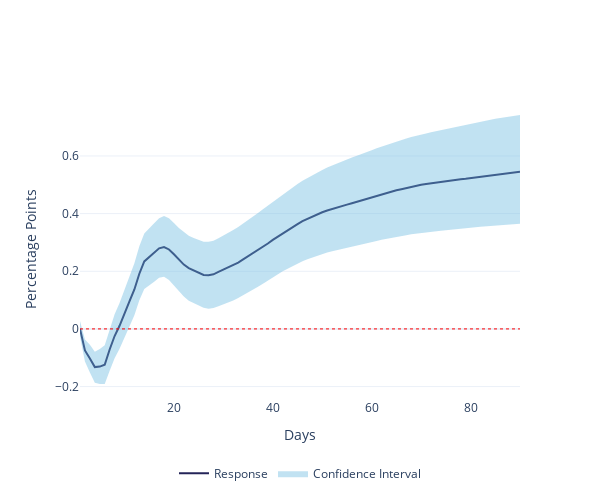

Write notebook code for a chart like this one.
### Code cell
inflation_sentiment_30 = plot_irf(irf_inf_sent_30.loc[0:90, :], y_axis_name='Percentage Points')
inflation_sentiment_30.write_image('./images/inflation_sentiment_30.png', format='png', scale=5)

### Figure 1 — Plotly figure (JSON) as saved in the notebook; plotly's stock layout.template omitted (floating-point values rounded to 4 significant figures; data arrays with more than 128 entries replaced by an {"elided": "..."} marker saying what was removed)
{"data": [{"line": {"color": "#242458", "width": 2}, "mode": "lines", "name": "Response", "type": "scatter", "x": [1, 2, 3, 4, 5, 6, 7, 8, 9, 10, 11, 12, 13, 14, 15, 16, 17, 18, 19, 20, 21, 22, 23, 24, 25, 26, 27, 28, 29, 30, 31, 32, 33, 34, 35, 36, 37, 38, 39, 40, 41, 42, 43, 44, 45, 46, 47, 48, 49, 50, 51, 52, 53, 54, 55, 56, 57, 58, 59, 60, 61, 62, 63, 64, 65, 66, 67, 68, 69, 70, 71, 72, 73, 74, 75, 76, 77, 78, 79, 80, 81, 82, 83, 84, 85, 86, 87, 88, 89, 90], "y": [0.0001696, -0.07462, -0.1027, -0.1325, -0.1306, -0.1244, -0.07137, -0.02462, 0.01086, 0.05058, 0.09573, 0.1369, 0.1914, 0.2343, 0.2488, 0.2639, 0.2795, 0.2843, 0.2756, 0.2588, 0.2392, 0.2232, 0.2108, 0.2028, 0.1946, 0.1871, 0.1865, 0.1895, 0.1977, 0.2056, 0.213, 0.2207, 0.2303, 0.241, 0.2516, 0.2618, 0.2738, 0.2849, 0.2964, 0.3089, 0.3203, 0.3316, 0.3432, 0.3534, 0.3637, 0.3742, 0.3822, 0.39, 0.398, 0.4047, 0.4109, 0.4166, 0.4213, 0.4259, 0.4311, 0.436, 0.4411, 0.4464, 0.4519, 0.4573, 0.4623, 0.4674, 0.4725, 0.477, 0.481, 0.4848, 0.4889, 0.4933, 0.4969, 0.5, 0.5026, 0.5053, 0.5077, 0.5102, 0.5128, 0.5154, 0.5177, 0.5195, 0.521, 0.5231, 0.5254, 0.5281, 0.5305, 0.5323, 0.5348, 0.5367, 0.5391, 0.541, 0.5432, 0.5449]}, {"fill": "toself", "fillcolor": "rgba(101, 183, 222, 0.4)", "hoverinfo": "skip", "line": {"color": "rgba(248,232,160,0)"}, "name": "Confidence Interval", "type": "scatter", "x": {"elided": "180 int values"}, "y": {"elided": "180 float values"}}, {"line": {"color": "red", "dash": "dot", "width": 1}, "mode": "lines", "showlegend": false, "type": "scatter", "x": [1, 90], "y": [0, 0]}], "layout": {"height": 500, "legend": {"orientation": "h", "x": 0.5, "xanchor": "center", "y": -0.2, "yanchor": "top"}, "width": 600, "xaxis": {"showgrid": false, "title": {"text": "Days"}}, "yaxis": {"title": {"text": "Percentage Points"}}}}
